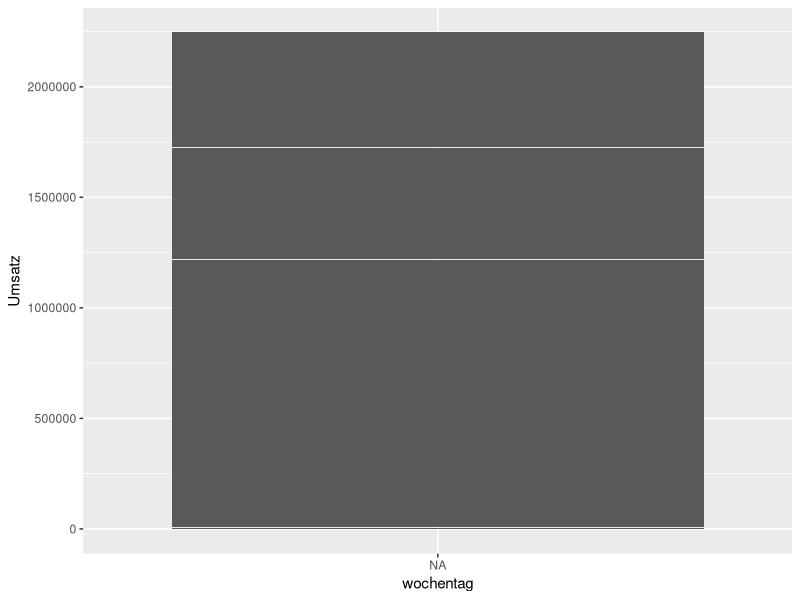
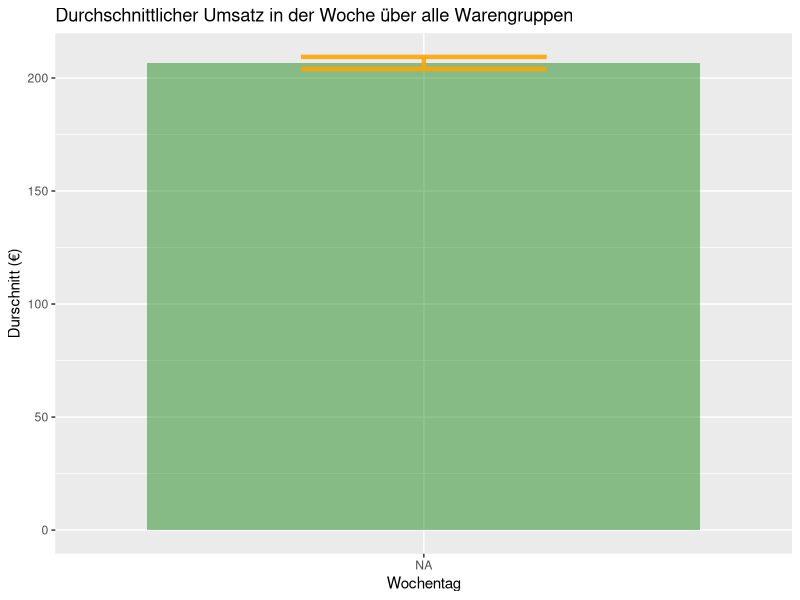
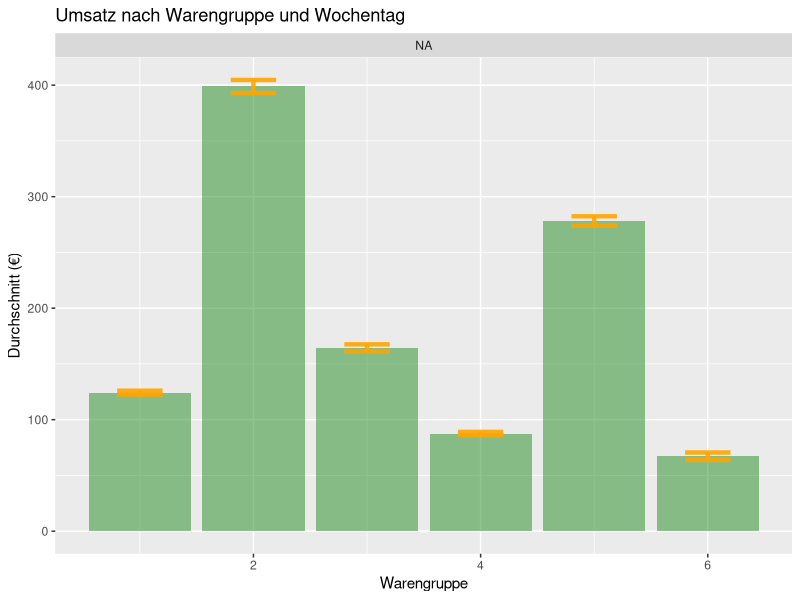
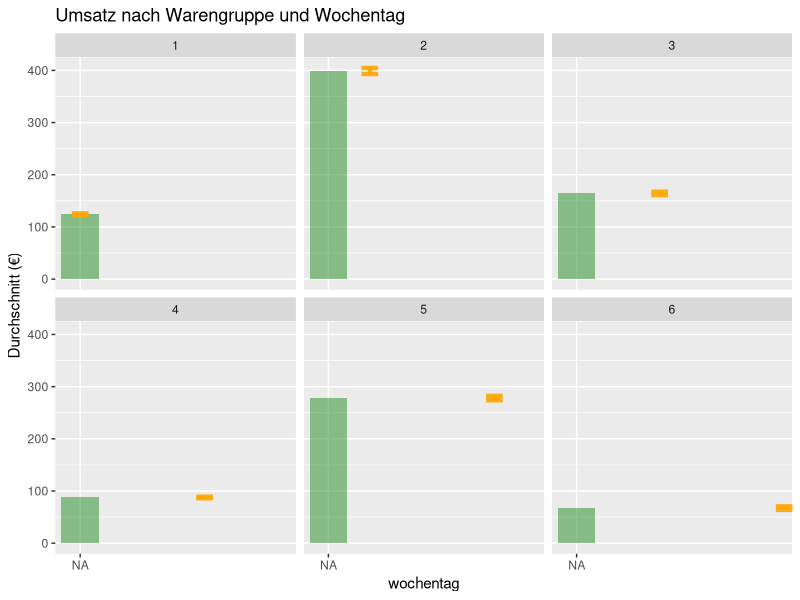
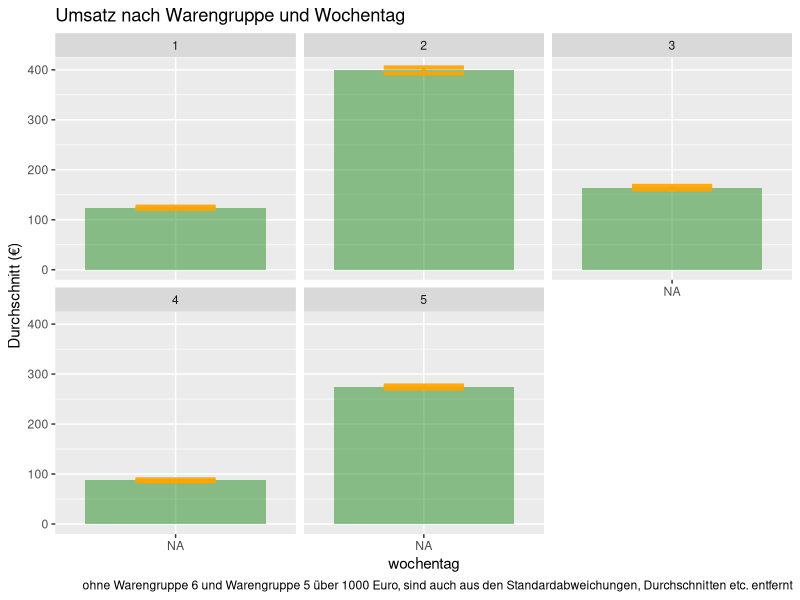

Write R code to recreate these figures, in order.
## ---- chunk 1
#Laden der Bibliotheken

library(readr)
library(tidyverse)
library(lubridate)
library(ggplot2)
library(dplyr)
## ---- chunk 2
#Einlesen der Daten

umsatz <- read_csv("umsatzdaten_gekuerzt.csv", 
    col_types = cols(Datum = col_datetime(format = " %Y-%m-%d   "))) #Eingeben des Datums
## ---- chunk 3

#Wochentage allgemein


#Erstellung der Variable mit Wochentag

umsatz$wochentag <- weekdays(umsatz$Datum)

#Tage ordnen
umsatz$wochentag <- factor(umsatz$wochentag , levels= c("Montag","Dienstag","Mittwoch","Donnerstag","Freitag","Samstag","Sonntag"))

umsatz[order(umsatz$wochentag), ]
#Balkendiagramm der Umsätze von Warengruppe 1 je Wochentag (ohne Konfidenzintervall)

ggplot(umsatz) +
  geom_bar(aes(x = wochentag, y = Umsatz), stat = "identity")


#Balkendiagramm der Umsätze aller Warengruppen je Wochentag (ohne Konfidenzintervall)
# Berechnung von Mittelwerten, Standardabweichungen, Standardfehlern und Konfidenzintervallen
#n ist einfach nur praktisch und z?hlt die Wochentage
my_sum_week<- umsatz %>%
  group_by(wochentag) %>%
  summarise(
    n=n(), #ist praktisch, weil es die Anzahl z?hlt
    mean=mean(Umsatz),
    sd=sd(Umsatz),
    summe=sum(Umsatz)) %>%
  mutate( se=sd/sqrt(n))  %>%
  mutate( ic=se * qt((1-0.05)/2 + .5, n-1))

# Confidence Interval
ggplot(my_sum_week) +
  geom_bar( aes(x=wochentag, y=mean), stat="identity", fill="forestgreen", alpha=0.5) +
  geom_errorbar( aes(x=wochentag, ymin=mean-ic, ymax=mean+ic), width=0.4, colour="orange", alpha=0.9, size=1.5) +
  xlab("Wochentag")+
  ylab("Durschnitt (€)")+
  ggtitle("Durchschnittlicher Umsatz in der Woche über alle Warengruppen")

## ---- chunk 4

#Tabelle für den Umsatz nach Warengruppen  und  Wochentagen
ware_week<- umsatz %>%
  group_by(wochentag, Warengruppe) %>%
  summarise(
    n=n(), #ist praktisch, weil es die Anzahl z?hlt
    mean=mean(Umsatz),
    sd=sd(Umsatz),
    summe=sum(Umsatz)
  ) %>%
  mutate( se=sd/sqrt(n))  %>%
  mutate( ic=se * qt((1-0.05)/2 + .5, n-1))

#Tage ordnen
ware_week$wochentag <- factor(ware_week$wochentag , levels= c("Montag","Dienstag","Mittwoch","Donnerstag","Freitag","Samstag","Sonntag"))

ware_week[order(ware_week$wochentag), ]


# nach Warengruppe an den Wochentagen den Umsatz plotten
ggplot(ware_week) +
  geom_bar( aes(x=Warengruppe, y=mean), stat="identity", fill="forestgreen", alpha=0.5) +
  geom_errorbar( aes(x=Warengruppe, ymin=mean-ic, ymax=mean+ic), width=0.4, colour="orange", alpha=0.9, size=1.5) +
  ylab("Durchschnitt (€)")+
 facet_wrap(~wochentag)+
  ggtitle("Umsatz nach Warengruppe und Wochentag")



ggplot(ware_week) +
  geom_bar( aes(x=wochentag, y=mean), stat="identity", fill="forestgreen", alpha=0.5) +
  geom_errorbar( aes(x=Warengruppe, ymin=mean-ic, ymax=mean+ic), width=0.4, colour="orange", alpha=0.9, size=1.5) +
  ylab("Durchschnitt (€)")+
 facet_wrap(~Warengruppe)+
  ggtitle("Umsatz nach Warengruppe und Wochentag")
## ---- chunk 5

#einlesen der Variable mit den Feiertagen

Feiertage <- read_delim("Variablen.csv",         #bisher nur für das Jahr 2013 (Stand 09.12)
    ";", escape_double = FALSE, trim_ws = TRUE)

#Warengruppe 6 rausnehmen und alle Werte von Warengruppe 5 über 1000 Euro (Ergebnis einer anderen Analyse zeigte, dass Warengruppe 5 nur an ganz singulären Tagen so einen großen Umsatz macht, deswegen verfälscht es evtl. das Ergebnis)



#Tabelle für den Umsatz nach Warengruppen  und  Wochentagen (ohne Warengruppe 6 und Werte von Warengruppe 5 über 1000€)
ware_ohne6_5gr1000<- umsatz %>%
  filter(Warengruppe != 6)  %>%
  filter(!(Warengruppe == 5 & Umsatz >= 1000)) %>%   #alles rausgefiltert wo 5 mehr Umsatz als 1000 Euro hat
  group_by(wochentag, Warengruppe) %>%
  summarise(
    n=n(), #ist praktisch, weil es die Anzahl z?hlt
    mean=mean(Umsatz),
    sd=sd(Umsatz),
    summe=sum(Umsatz)
  ) %>%
  mutate( se=sd/sqrt(n))  %>%
  mutate( ic=se * qt((1-0.05)/2 + .5, n-1))

#Tage ordnen
ware_ohne6_5gr1000$wochentag <- factor(ware_ohne6_5gr1000$wochentag , levels= c("Montag","Dienstag","Mittwoch","Donnerstag","Freitag","Samstag","Sonntag"))

ware_ohne6_5gr1000[order(ware_ohne6_5gr1000$wochentag), ]

#labels=c("1 (Brot)", "2 (Brötchen)", "3 (Crossant)", "4( Konditorei)", "5 (Kuchen)")


# nach Warengruppe an den Wochentagen den Umsatz plotten (ohne Warengruppe 6 und Warengruppe 5 über 1000 Euro)
ggplot(ware_ohne6_5gr1000) +
  geom_bar( aes(x=wochentag, y=mean), stat="identity", fill="forestgreen", alpha=0.5) +
  geom_errorbar( aes(x=wochentag, ymin=mean-ic, ymax=mean+ic), width=0.4, colour="orange", alpha=0.9, size=1.5) +
  ylab("Durchschnitt (€)")+
  facet_wrap(~Warengruppe)+
  ggtitle("Umsatz nach Warengruppe und Wochentag")+
  labs(caption = "ohne Warengruppe 6 und Warengruppe 5 über 1000 Euro, sind auch aus den Standardabweichungen, Durchschnitten etc. entfernt")
  

